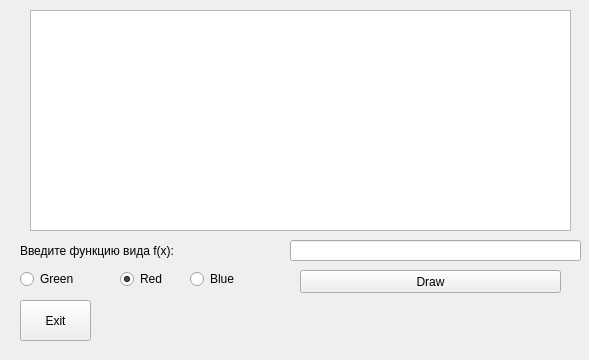
<?xml version="1.0" encoding="UTF-8"?>
<ui version="4.0">
 <class>Form</class>
 <widget class="QWidget" name="Form">
  <property name="geometry">
   <rect>
    <x>0</x>
    <y>0</y>
    <width>589</width>
    <height>360</height>
   </rect>
  </property>
  <property name="windowTitle">
   <string>Form</string>
  </property>
  <widget class="PlotWidget" name="widget">
   <property name="geometry">
    <rect>
     <x>30</x>
     <y>10</y>
     <width>541</width>
     <height>221</height>
    </rect>
   </property>
  </widget>
  <widget class="QLineEdit" name="func_input">
   <property name="geometry">
    <rect>
     <x>290</x>
     <y>240</y>
     <width>291</width>
     <height>21</height>
    </rect>
   </property>
  </widget>
  <widget class="QLabel" name="label">
   <property name="geometry">
    <rect>
     <x>20</x>
     <y>240</y>
     <width>201</width>
     <height>21</height>
    </rect>
   </property>
   <property name="text">
    <string>Введите функцию вида f(x):</string>
   </property>
  </widget>
  <widget class="QPushButton" name="draw_button">
   <property name="geometry">
    <rect>
     <x>300</x>
     <y>270</y>
     <width>261</width>
     <height>23</height>
    </rect>
   </property>
   <property name="text">
    <string>Draw</string>
   </property>
  </widget>
  <widget class="QLabel" name="error_messenger">
   <property name="geometry">
    <rect>
     <x>110</x>
     <y>310</y>
     <width>421</width>
     <height>20</height>
    </rect>
   </property>
   <property name="text">
    <string/>
   </property>
  </widget>
  <widget class="QRadioButton" name="green">
   <property name="geometry">
    <rect>
     <x>20</x>
     <y>270</y>
     <width>80</width>
     <height>18</height>
    </rect>
   </property>
   <property name="text">
    <string>Green</string>
   </property>
  </widget>
  <widget class="QRadioButton" name="red">
   <property name="geometry">
    <rect>
     <x>120</x>
     <y>270</y>
     <width>80</width>
     <height>18</height>
    </rect>
   </property>
   <property name="text">
    <string>Red</string>
   </property>
   <property name="checked">
    <bool>true</bool>
   </property>
  </widget>
  <widget class="QRadioButton" name="blue">
   <property name="geometry">
    <rect>
     <x>190</x>
     <y>270</y>
     <width>80</width>
     <height>18</height>
    </rect>
   </property>
   <property name="text">
    <string>Blue</string>
   </property>
  </widget>
  <widget class="QPushButton" name="exit_button">
   <property name="geometry">
    <rect>
     <x>20</x>
     <y>300</y>
     <width>71</width>
     <height>41</height>
    </rect>
   </property>
   <property name="text">
    <string>Exit</string>
   </property>
  </widget>
 </widget>
 <customwidgets>
  <customwidget>
   <class>PlotWidget</class>
   <extends>QGraphicsView</extends>
   <header>pyqtgraph</header>
  </customwidget>
 </customwidgets>
 <resources/>
 <connections/>
</ui>
